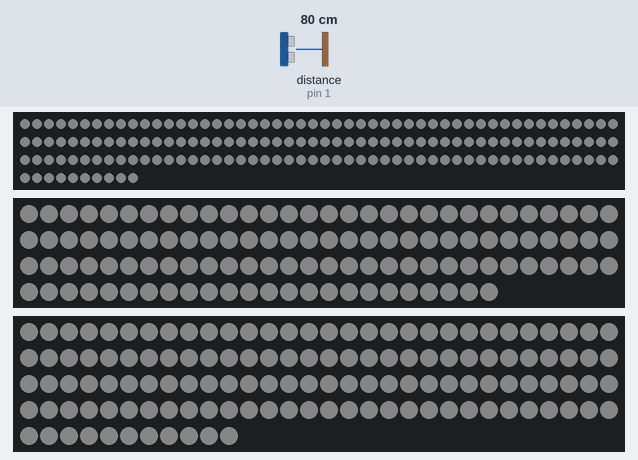
Simulated run of this sketch. Board: Arduino Uno, built with avr-gcc and run on an emulated ATmega328P. On the bench: 160 RGB LEDs in strip order, left to right, continuing on the next row, 114 RGB LEDs in strip order, left to right, continuing on the next row, 131 RGB LEDs in strip order, left to right, continuing on the next row. The test bench sets the inputs (shaded band); at power-on: distance to the obstacle (sensor on pin 1) 80 cm. Dim RGB values are drawn brighter than linear.

Above: at 3.4 s.
At 8.5 s:
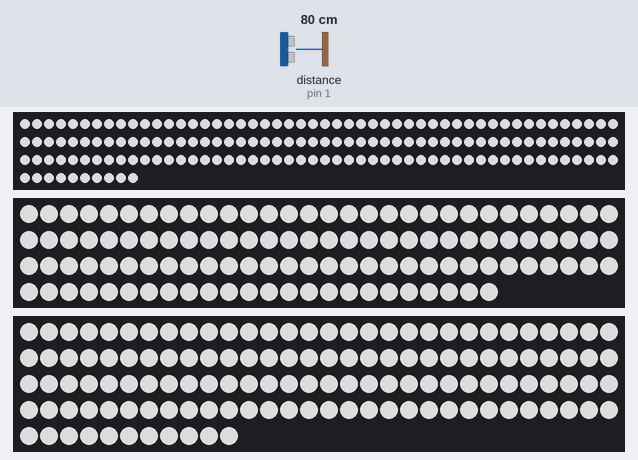
9.7 s: distance to the obstacle (sensor on pin 1) set to 2 cm
At 10.4 s:
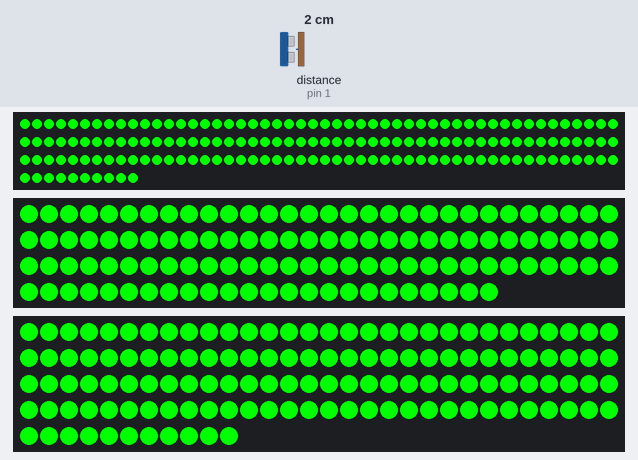
Timing chart, 0 to 12.7 s (numbered marks = the images above; inputs shaded):
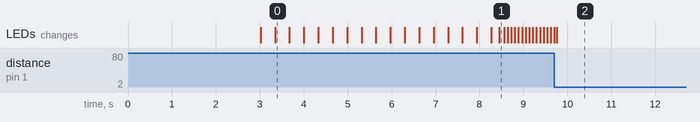

Measured:
- after the input at 9.7 s, the LEDs: first differ from a run without the input after 0.06 s (image 2)

The sketch:

telstra-magic.ino
```cpp
#include "FastLED.h"
#include <Wire.h>
//#include <Adafruit_RGBLCDShield.h>
//#include <utility/Adafruit_MCP23017.h>
#include <SharpIR.h>

#if FASTLED_VERSION < 3001000
#error "Requires FastLED 3.1 or later; check github for latest code."
#endif

#define NUM_STRIPS 5
#define NUM_LEDS 405 //NUM_STRIPS * NUM_LEDS_PER_STRIP
#define OFF 0x0
#define ON 0x1
#define RANGE_SENSOR_PIN    0
#define RANGE_SENSOR_MODEL  1

//Adafruit_RGBLCDShield lcd = Adafruit_RGBLCDShield();
SharpIR sharp(RANGE_SENSOR_MODEL, RANGE_SENSOR_PIN );
CRGB leds[NUM_LEDS];
int xArray[NUM_LEDS];
int yArray[NUM_LEDS];
int xAxisMax = 90;
int yAxisMax = 90;

extern const TProgmemRGBGradientPalettePtr gGradientPalettes[];
extern const uint8_t gGradientPaletteCount;
uint8_t gCurrentPaletteNumber = 0;
CRGBPalette16 gCurrentPalette( gGradientPalettes[2] );
CRGBPalette16 gTargetPalette( gGradientPalettes[5] );
int gradientPixelShifter = 1; // increase to shift the gradient quicker (1 way of increasing speed)
int check = 0;

const int numReadings = 5;
double average = 80;

void setup() {
  delay(3000); // power-up safety delay
  //lcd.begin(16, 2);
  //lcd.setBacklight(ON);
  //lcd.print("Program: Music Notes");
  FastLED.addLeds<NEOPIXEL, 8>(leds, 0, 160); //array, starting index, length of neopixels
  FastLED.addLeds<NEOPIXEL, 9>(leds, 160, 114);
  FastLED.addLeds<NEOPIXEL, 10>(leds, 271, 131);
  for (int counter = 0; counter < 150; counter++) {
    for (int i = 0; i < NUM_LEDS; i++) {
      leds[i] = CRGB::White; // Can be any colour
      leds[i].maximizeBrightness(counter);  // 'FastLED_fade_counter' How high we want to fade up to 255 = maximum.
    }
    FastLED.show();
    delay(20);
  }
}

void loop()
{
  EVERY_N_SECONDS( 2 ) {
    if (check == 0) {
      gTargetPalette = gGradientPalettes[2];
      check = 1;
    }
    else {
      gTargetPalette = gGradientPalettes[5];
      check = 0;
    }
  }
  EVERY_N_MILLISECONDS(75){
    average = average + (sharp.getDistance() - average);
    if (average  < 9.3) {
      for (int senseIndex = 0; senseIndex > -510; senseIndex--) {
        generatePaletteTRAV(leds, NUM_LEDS, gGradientPalettes[16], senseIndex);
        FastLED.show();
      }
      average = 80;
    }
  }

  //unsigned long StartTime = micros();
  static uint8_t sy = 0;
  //sy = sy - gradientPixelShifter; /* motion speed "-" goes clockwise, "+" goes anticlockwise */
  //generatePaletteFILL(leds, NUM_LEDS, gCurrentPalette);
  generatePaletteTRAV(leds, NUM_LEDS, gCurrentPalette, sy);
  //unsigned long CurrentTime = micros();
  //unsigned long ElapsedTime = CurrentTime - StartTime;
  //Serial.println(ElapsedTime);
  nblendPaletteTowardPalette( gCurrentPalette, gTargetPalette, 48);
  //generatePalletPULSE(leds, NUM_LEDS, gCurrentPalette, sy);
  FastLED.show();
  //delay(100);
}


//inaccurate, fast, will cause banding
//approx 4070microseconds for each iteration (1000 LEDS)
void generatePaletteFILL(CRGB* ledarray, uint16_t numleds, const CRGBPalette16& gCurrentPalette)
{
  static uint8_t startindex = 0;
  uint8_t inc = 5;
  fill_palette(ledarray, numleds, startindex, inc, gCurrentPalette, 180, LINEARBLEND);
}

//maps gradient correctly, a bit slower..
//approx 6720microseconds for each iteration (1000 LEDS)
//65% slower, not a huge amount, most of the speed delay is actually from pushing the data to the leds
void generatePaletteTRAV(CRGB* ledarray, uint16_t numleds, const CRGBPalette16& gCurrentPalette, uint8_t colourIndex)
{
  for ( int i = 0; i < NUM_LEDS; i++) {
    uint32_t inc = colourIndex + (i * 256) / NUM_LEDS;
    leds[i] = ColorFromPalette( gCurrentPalette, inc, 255, LINEARBLEND);
  }
}

void generatePalletTRAVxAxis(CRGB* ledarray, uint16_t numleds, const CRGBPalette16& gCurrentPalette, uint8_t colourIndex) {
  for ( int i = 0; i < NUM_LEDS; i++) {
    uint32_t inc = colourIndex + (xArray[i] * 256) / xAxisMax;
    leds[i] = ColorFromPalette( gCurrentPalette, inc, 255, LINEARBLEND);
  }
}

void generatePalletTRAVyAxis(CRGB* ledarray, uint16_t numleds, const CRGBPalette16& gCurrentPalette, uint8_t colourIndex) {
  for ( int i = 0; i < NUM_LEDS; i++) {
    uint32_t inc = colourIndex + (yArray[i] * 256) / yAxisMax;
    leds[i] = ColorFromPalette( gCurrentPalette, inc, 255, LINEARBLEND);
  }

}

void generatePalletPULSE(CRGB* ledarray, uint16_t numleds, const CRGBPalette16& gCurrentPalette, uint8_t colourIndex) {
  for ( int i = 0; i < NUM_LEDS; i++) {
    leds[i] = ColorFromPalette( gCurrentPalette, colourIndex, 255, LINEARBLEND);
  }
}


double approxRollingAverage(double avg, double new_sample) {
  avg -= avg / 3;
  avg += new_sample / 3;
  return avg;
}

DEFINE_GRADIENT_PALETTE( oneWaveOPO ) {
  0,   255,  50,  0,
  127, 180,  0,  70,
  255, 255,  50,  0
};

DEFINE_GRADIENT_PALETTE( twoWaveOPO ) {
  0,   255,  50,  0,
  64,  180,  0,  70,
  127, 255,  50,  0,
  191, 180,  0,  70,
  255, 255,  50,  0
};

DEFINE_GRADIENT_PALETTE( threeWaveOPO ) {
  0,   0,  0,  255,
  42,  180,  0,  70,
  85,  0,  0,  255,
  127, 180,  0,  70,
  170, 0,  0,  255,
  212, 180,  0,  70,
  255, 0,  0,  255,
};


DEFINE_GRADIENT_PALETTE( oneWavePOP ) {
  0,   180,  0,  70,
  127, 255,  50,  0,
  255, 180,  0,  70
};

DEFINE_GRADIENT_PALETTE( twoWavePOP ) {
  0,   180,  0,  70,
  64,  255,  50,  0,
  127, 180,  0,  70,
  191, 255,  50,  0,
  255, 180,  0,  70
};

DEFINE_GRADIENT_PALETTE( threeWavePOP ) {
  0,   180,  0,  70,
  42,   0,  0,  255,
  85,  180,  0,  70,
  127,  0,  0,  255,
  170, 180,  0,  70,
  212,  0,  0,  255,
  255, 180,  0,  70
};

DEFINE_GRADIENT_PALETTE( es_pinksplash_08_gp ) {
  0, 126, 11, 255,
  127, 197,  1, 22,
  175, 210, 157, 172,
  221, 157,  3, 112,
  255, 157,  3, 112
};

DEFINE_GRADIENT_PALETTE( rainbowsherbet_gp ) {
  0, 255, 33,  4,
  43, 255, 68, 25,
  86, 255,  7, 25,
  127, 255, 82, 103,
  170, 255, 255, 242,
  209,  42, 255, 22,
  255,  87, 255, 65
};

DEFINE_GRADIENT_PALETTE( gr65_hult_gp ) {
  0, 247, 176, 247,
  48, 255, 136, 255,
  89, 220, 29, 226,
  160,   7, 82, 178,
  216,   1, 124, 109,
  255,   1, 124, 109
};

DEFINE_GRADIENT_PALETTE( es_emerald_dragon_08_gp ) {
  0,  97, 255,  1,
  101,  47, 133,  1,
  178,  13, 43,  1,
  255,   2, 10,  1
};

DEFINE_GRADIENT_PALETTE( lava_gp ) {
  0,   0,  0,  0,
  46,  18,  0,  0,
  96, 113,  0,  0,
  108, 142,  3,  1,
  119, 175, 17,  1,
  146, 213, 44,  2,
  174, 255, 82,  4,
  188, 255, 115,  4,
  202, 255, 156,  4,
  218, 255, 203,  4,
  234, 255, 255,  4,
  244, 255, 255, 71,
  255, 255, 255, 255
};

DEFINE_GRADIENT_PALETTE( fire_gp ) {
  0,   1,  1,  0,
  76,  32,  5,  0,
  146, 192, 24,  0,
  197, 220, 105,  5,
  240, 252, 255, 31,
  250, 252, 255, 111,
  255, 255, 255, 255
};

DEFINE_GRADIENT_PALETTE( Magenta_Evening_gp ) {
  0,  71, 27, 39,
  31, 130, 11, 51,
  63, 213,  2, 64,
  70, 232,  1, 66,
  76, 252,  1, 69,
  108, 123,  2, 51,
  255,  46,  9, 35
};

DEFINE_GRADIENT_PALETTE( Sunset_Real_gp ) {
  0, 120,  0,  0,
  22, 179, 22,  0,
  51, 255, 104,  0,
  85, 167, 22, 18,
  135, 100,  0, 103,
  198,  16,  0, 130,
  255,   0,  0, 160
};

DEFINE_GRADIENT_PALETTE( BlacK_Magenta_Red_gp ) {
  0,   0,  0,  0,
  63,  42,  0, 45,
  127, 255,  0, 255,
  191, 255,  0, 45,
  255, 255,  0,  0
};


DEFINE_GRADIENT_PALETTE( BlacK_Red_Magenta_Yellow_gp ) {
  0,   0,  0,  0,
  42,  42,  0,  0,
  84, 255,  0,  0,
  127, 255,  0, 45,
  170, 255,  0, 255,
  212, 255, 55, 45,
  255, 255, 255,  0
};

DEFINE_GRADIENT_PALETTE( GREENBLUE ) {
  0,   0,  255,  0,
  120, 0, 255, 0,
  127, 0,  0,  255,
  135, 0, 255, 0,
  255, 0,  255,  0
};

const TProgmemRGBGradientPalettePtr gGradientPalettes[] = {
  oneWavePOP,                       //0
  twoWavePOP,                       //1
  threeWavePOP,                     //2
  oneWaveOPO,                       //3
  twoWaveOPO,                       //4
  threeWaveOPO,                     //5
  es_pinksplash_08_gp,              //6
  rainbowsherbet_gp,                //7
  gr65_hult_gp,                     //8
  es_emerald_dragon_08_gp,          //9
  lava_gp,                          //10
  fire_gp,                          //11
  Magenta_Evening_gp,               //12
  Sunset_Real_gp,                   //13
  BlacK_Magenta_Red_gp,             //14
  BlacK_Red_Magenta_Yellow_gp,       //15
  GREENBLUE                         //16
};

const uint8_t gGradientPaletteCount =
  sizeof( gGradientPalettes) / sizeof( TProgmemRGBGradientPalettePtr );
```
